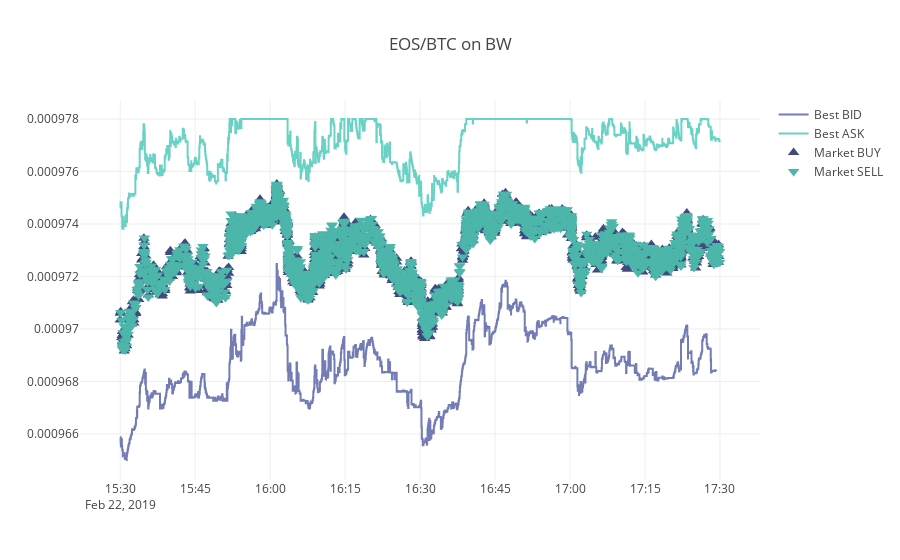

Notebook code cell kept with this figure:
### Code cell
xxx.plotly_trades(trades_sample, best_bid, best_ask, symbol)

### Figure 1 — Plotly figure (JSON) as saved in the notebook; plotly's stock layout.template omitted (floating-point values rounded to 4 significant figures; data arrays with more than 128 entries replaced by an {"elided": "..."} marker saying what was removed)
{"data": [{"line": {"shape": "hv"}, "marker": {"color": "#737CB4", "line": {"color": "#737CB4", "width": 1}, "opacity": 1, "size": 5, "symbol": "line-ew"}, "mode": "lines", "name": "Best BID", "type": "scatter", "uid": "e9f274ff-2a60-4c3f-a183-dec16eb2c2c2", "x": {"elided": "2217 str values"}, "y": {"elided": "2217 float values"}}, {"line": {"shape": "hv"}, "marker": {"color": "#6AD2C5", "line": {"color": "#6AD2C5", "width": 1}, "opacity": 1, "size": 5, "symbol": "line-ew"}, "mode": "lines", "name": "Best ASK", "type": "scatter", "uid": "81a805a1-3d20-4244-8a8d-aa2f558a967a", "x": {"elided": "1510 str values"}, "y": {"elided": "1510 float values"}}, {"marker": {"color": "#3F4B7F", "line": {"color": "#3F4B7F", "width": 0}, "size": 10, "symbol": "triangle-up"}, "mode": "markers", "name": "Market BUY", "type": "scatter", "uid": "e362208a-5e73-4bcf-ad5d-02f4636a7f77", "x": {"elided": "2170 str values"}, "y": {"elided": "2170 float values"}}, {"marker": {"color": "rgb(76, 182, 170)", "line": {"width": 0}, "size": 10, "symbol": "triangle-down"}, "mode": "markers", "name": "Market SELL", "type": "scatter", "uid": "784fa4ff-5a4b-4f94-a98d-f0a04dd096b0", "x": {"elided": "2123 str values"}, "y": {"elided": "2123 float values"}}], "layout": {"title": {"text": "EOS/BTC on BW"}, "xaxis": {"zeroline": false}, "yaxis": {"zeroline": false}}}
